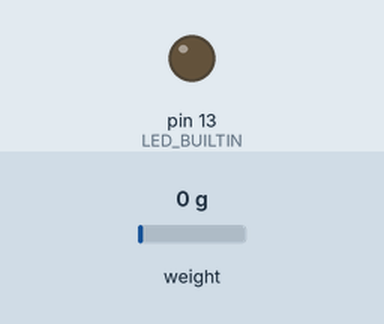
Bench run of a sketch on a simulated Arduino Uno, built for the host (arithmetic inside an expression is 32-bit, double 64-bit). On the bench: output pins drawn as LEDs (lit = HIGH). The inputs (shaded band) are chosen by the test bench; at power-on: weight on the scale 0 g. The modem accepts every AT command (registered, SIM ready, sends succeed) and sends nothing else; what the sketch prints to the serial monitor is not drawn.

Above: at 0.0 s.
At 1.1 s:
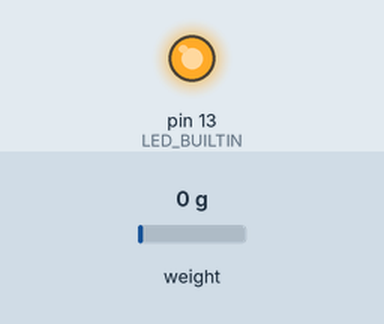
Timing chart, 0 to 3.5 s (numbered marks = the images above):
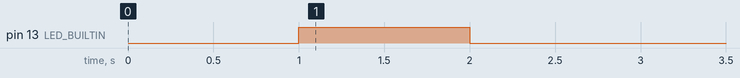

The sketch:

AirBeeDuinoV2_2_dht_sensorscale.ino
```cpp
//TIME https://github.com/PaulStoffregen/Time
// Hum::uint:16:little-endian Poids::uint:16:little-endian
#include <TimeLib.h>
int tempo = 92;
int PERIODE = 90;
int chrono = 99;

//activation du Serial pour le debug
byte DEBUG = false;

//WEIGHT https://github.com/bogde/HX711
#include "HX711.h"
HX711 scale;
float final;
float inter;


//SLEEP MODE http://donalmorrissey.blogspot.fr/2010/04/sleeping-arduino-part-5-wake-up-via.html
#include <avr/sleep.h>
#include <avr/power.h>
#include <avr/wdt.h>
volatile int f_wdt=1;


//DHT humidity/temperature sensors

// REQUIRES the following Arduino libraries:
// - DHT Sensor Library: https://github.com/adafruit/DHT-sensor-library
// - Adafruit Unified Sensor Lib: https://github.com/adafruit/Adafruit_Sensor
#include "DHT.h"
#define DHTPIN 2
#define DHTTYPE DHT22
DHT dht(DHTPIN, DHTTYPE);

// connexion serie pour Sigfox
  #include <SoftwareSerial.h>
  SoftwareSerial SigFox(4,5); // RX, TX

//définition des variable pour le payload SF
  typedef struct  {
//    int16_t id;
//    int16_t temperature;
    uint16_t humidity;
    uint16_t weight;
//    uint16_t bee_in;
//    uint16_t bee_out;
  } rowPayload_s;

  union payload_u
  {
    rowPayload_s data;
    uint8_t rawData[sizeof(rowPayload_s)];
  } payload;

//
void setup()
{
  pinMode(13, OUTPUT);

  dht.begin();

  if (DEBUG)
  { Serial.begin(9600);Serial.println("Starting up"); delay(100);}
  SigFox.begin(9600);
  if (DEBUG){print_date();  }

 /*** Setup the WDT ***/
  /* Clear the reset flag. */
  MCUSR &= ~(1<<WDRF);
  /* In order to change WDE or the prescaler, we need to set WDCE (This will allow updates for 4 clock cycles).*/
  WDTCSR |= (1<<WDCE) | (1<<WDE);
  /* set new watchdog timeout prescaler value */
  WDTCSR = 1<<WDP0 | 1<<WDP3; /* 8.0 seconds */
  /* Enable the WD interrupt (note no reset). */
  WDTCSR |= _BV(WDIE);

  // WEIGHT
  // parameter "gain" is ommited; the default value 128 is used by the library
  // HX711.DOUT	- pin #A1
  // HX711.PD_SCK	- pin #A0
  scale.begin(A1, A0);
  scale.set_scale(460.757);
  scale.tare();

  chrono=minute();
  pinMode(LED_BUILTIN, OUTPUT);
  digitalWrite(LED_BUILTIN, HIGH);   // turn the LED on (HIGH is the voltage level)
  delay(1000);                       // wait for a second
  digitalWrite(LED_BUILTIN, LOW);    // turn the LED off by making the voltage LOW
  delay(1000);                       // wait for a second
}

void loop()
{

if(f_wdt == 1)
  {
      if (chrono!=minute())
        {
          chrono =minute(); tempo ++;
          if (DEBUG) {Serial.print("tempo: ");Serial.println (tempo);}
        }
      if (tempo >= PERIODE)
        {
          tempo=0;
        //    if (DEBUG) {Serial.print("tempo: ");Serial.println (tempo);}
          // on charge les valeurs

//          payload.data.id=259;
//          payload.data.temperature = int16_t (dht.readTemperature()*10);
          payload.data.humidity = int16_t (140);
          payload.data.weight=int16_t (getweight()*10);
//          payload.data.bee_in=259;
//          payload.data.bee_out=0;
          //payload.data.vbat= int(analogRead(A3) * (37 / 1023.0));
            delay(500);
          //on affiche
              if (DEBUG) {print_payload();}

          // On balance
            envoieSF();
        }

    /* Don't forget to clear the flag. */
    f_wdt = 0;

    /* Re-enter sleep mode. */
    enterSleep();
  }
}

void print_date ()
{
    Serial.print(hour(), DEC);Serial.print(':');
    Serial.print(minute(), DEC);Serial.print(':');
    Serial.print(second(), DEC);Serial.println();
}

void envoieSF()
{
  if (DEBUG) {Serial.println("ENVOIE SF...");}
  SigFox.print("AT$SF=");
  for (byte i = 0; i < sizeof(payload); i++)
  {
    if (payload.rawData[i] <= 0xF) SigFox.print("0"); // pour bien avoir 2 caractères
    SigFox.print(payload.rawData[i], HEX);
  }
  SigFox.print("\r");
  if (DEBUG) {Serial.println("ENVOIE SF OK !"); }
 }

void print_payload()
{
  Serial.println("-----PAYLOAD-----");
//  Serial.print("ID:");Serial.println(payload.data.id);
//  Serial.print("Temperature: ");Serial.print(float (payload.data.temperature)/10,1);Serial.println(" C");
  Serial.print("Humidity: "); Serial.print(float(payload.data.humidity)/10,1);Serial.println(" %");
  Serial.print("Poids:");Serial.print(float(payload.data.weight)/10,1);Serial.println(" kg");
//  Serial.print("Bee IN:");Serial.println(payload.data.bee_in);
//  Serial.print("Bee OUT:");Serial.println(payload.data.bee_out);
  //Serial.print("Vbat:");Serial.print(float(payload.data.vbat)/10,1);Serial.println(" Volt");
  Serial.println("-----------------");
}

ISR(WDT_vect)
{
  if(f_wdt == 0){f_wdt=1;}
  //else  {Serial.println("WDT Overrun!!!");}
}


void enterSleep(void)
{
  set_sleep_mode(SLEEP_MODE_PWR_SAVE);
  sleep_enable();delay(100);

  /* Now enter sleep mode. */
    if (DEBUG) {print_date();Serial.println("SLEEP Mode activated");}
    delay(100);
  sleep_mode();

    /* The program will continue from here after the WDT timeout*/
  sleep_disable(); /* First thing to do is disable sleep. */

  /* Re-enable the peripherals. */
  power_all_enable();delay(100);
  setTime(hour(),minute(),second()+8,day(),month(),year());
  if (DEBUG) {print_date();Serial.println("SLEEP Mode disactivated");}
 }

float getweight(void)
{
  scale.power_up();
  final=scale.get_units(10), 1;
  Serial.println(final);
  scale.power_down();			        // put the ADC in sleep mode
  return final;
}
```
